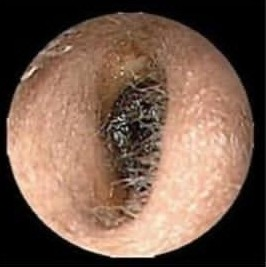
#> input picture backend/data/otoscope_reference/cerumen_impaction/cerumen_impaction_2611dda6_00.jpg, 266 x 267 px
$ python -i extract_otoscope_reference.py   (imports and definitions only)
#> lines starting #> are read from the running program, lines starting #| are printed output that depends on the picture; after the words box and inside, x2 and y2 are one past the last pixel; in counts of white or black regions, pixels touching at a corner belong together
#> further down, picture is the input picture: shape (267, 266, 3); mean B, G, R 76.3, 91.5, 117.9
"""Extract the labelled otoscopy reference set from 'Otoscopic evaluation.docx'.

The reference document pairs a caption with the images that follow it, and
most of those images are montages: a grid of six or four individual otoscope
views pasted into one picture. Treating a montage as a single training example
throws away most of the data, so this script splits each montage into its
constituent views by finding the black gutters between panels.

Labels come from the document itself, verified visually:

    normal                 clear canal, pearly grey TM, cone of light present
    cerumen_impaction      wax occluding the canal
    otitis_media           red, bulging TM with effusion
    retraction             retracted TM, Eustachian tube dysfunction
    perforation_marginal   perforation touching the annulus
    perforation_central    perforation surrounded by remnant TM
    perforation_attic      pars flaccida defect, cholesteatoma risk
    tumor                  mass in the canal or middle ear

Run:  python -m scripts.extract_otoscope_reference <path-to-docx>
"""
from __future__ import annotations

import hashlib
import re
import shutil
import sys
import zipfile
from pathlib import Path

import cv2
import numpy as np

DEST = Path(__file__).resolve().parents[1] / "data" / "otoscope_reference"

# Caption-before-image ordering, read from the document and confirmed by eye.
LABELS = {
    "normal": ["image1.jpeg", "image2.jpg", "image4.jpg", "image5.jpg",
               "image6.jpg", "image8.jpg", "image9.jpg", "image11.jpg"],
    "cerumen_impaction": ["image12.jpg", "image13.jpg"],
    "otitis_media": ["image14.jpg", "image15.jpg"],
    "retraction": ["image16.jpg", "image17.jpg"],
    "perforation_marginal": ["image18.jpg", "image19.jpg"],
    "perforation_central": ["image20.jpg", "image21.jpg"],
    "perforation_attic": ["image22.jpg", "image23.jpg"],
    "tumor": ["image24.jpg", "image25.jpg"],
}

#: A panel smaller than this fraction of the montage is a caption or artefact.
MIN_PANEL_FRACTION = 0.04
#: Otoscope views are round; anything far from square is a strip, not a view.
MAX_ASPECT = 2.2

#: Views are stored at this maximum edge, as JPEG. The model resamples to 256
#: pixels regardless, so full-resolution lossless copies buy nothing and cost
#: 33 MB in the repository — this keeps the whole atlas near 2 MB while
#: staying comfortably above what any descriptor here reads.
MAX_EDGE = 512
JPEG_QUALITY = 90


def split_montage(image: np.ndarray) -> list[np.ndarray]:
    """Split a montage into panels, or return the whole image if it is one view.

    Panels in these figures sit on white or black backgrounds with clear
    gutters. Thresholding to "content vs background" and taking connected
    components recovers them without assuming a fixed grid.
    """
    h, w = image.shape[:2]
#> h = 267; w = 266
    grey = cv2.cvtColor(image, cv2.COLOR_BGR2GRAY)
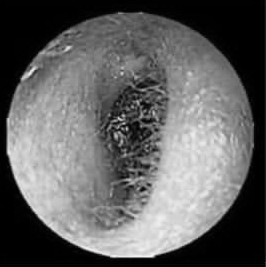
#> grey: shape (267, 266); min 0, max 250, mean 97.7

    # Content is anything that is neither near-black gutter nor near-white page.
    content = ((grey > 18) & (grey < 242)).astype(np.uint8) * 255
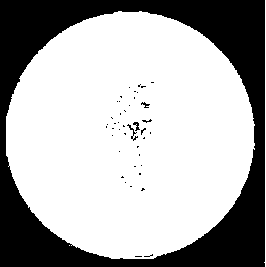
#> content: shape (267, 266); 68.3% white; 43 black regions (39 under 20 px), largest, box (x1, y1, x2, y2) and area: (0, 0, 265, 267) 22309, (127, 124, 138, 141) 43, (133, 122, 140, 131) 31, (141, 102, 150, 108) 25
    content = cv2.morphologyEx(
        content, cv2.MORPH_CLOSE,
        cv2.getStructuringElement(cv2.MORPH_ELLIPSE, (max(3, w // 60),) * 2))
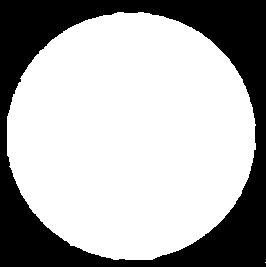
#> content: shape (267, 266); 68.2% white; 1 black region, box (x1, y1, x2, y2) and area: (0, 0, 266, 267) 22563

    n, _, stats, _ = cv2.connectedComponentsWithStats(content)
#> n = 3; stats = [[0, 0, 266, 267, 22563], [7, 12, 249, 248, 48458], [265, 262, 1, 1, 1]]
    panels = []
    for i in range(1, n):
        x, y, pw, ph, area = stats[i]
        if area < MIN_PANEL_FRACTION * h * w:
            continue
        if pw == 0 or ph == 0:
            continue
        if max(pw / ph, ph / pw) > MAX_ASPECT:
            continue
        pad = 2
        panels.append(image[max(0, y + pad):y + ph - pad,
                            max(0, x + pad):x + pw - pad])
#> this loop made 2 passes
#> after the loop, panels = 1 item

    # One huge component means the picture is already a single otoscope view.
    if len(panels) <= 1:
        return [image]
    return [p for p in panels if p.size and min(p.shape[:2]) >= 64]


# [62 lines left out: functions downscale, main, not called in this run]


# [3 lines not run here, left out]

>>> import cv2
>>> picture = cv2.imread('../data/otoscope_reference/cerumen_impaction/cerumen_impaction_2611dda6_00.jpg')
>>> result = split_montage(picture)
#> result = 1 item

$ run again, on backend/data/otoscope_reference/otitis_media/otitis_media_a989a666_00.jpg
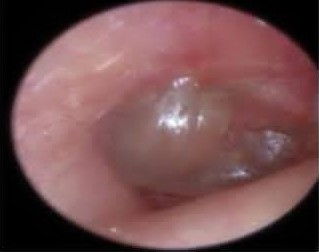
#> input picture backend/data/otoscope_reference/otitis_media/otitis_media_a989a666_00.jpg, 319 x 252 px
#> picture is the input picture: shape (252, 319, 3); mean B, G, R 81.5, 80.1, 117.3
#> in split_montage, `grey = cv2.cvtColor(image, cv2.COLOR_BGR2GRAY)`:
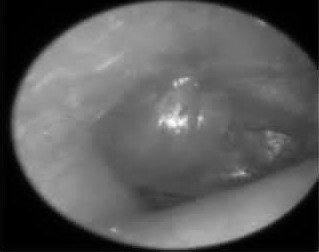
#> grey: shape (252, 319); min 0, max 255, mean 91.4
#> in split_montage, `content = cv2.morphologyEx( content, cv2.MORPH_CLOSE, cv2.getStructuri..`:
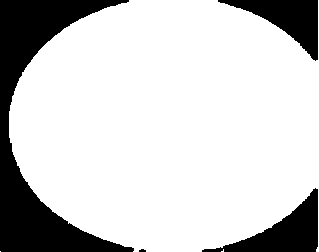
#> content: shape (252, 319); 80.1% white; 4 black regions (1 under 20 px), largest, box (x1, y1, x2, y2) and area: (0, 0, 134, 252) 10759, (202, 188, 318, 252) 2770, (218, 0, 318, 61) 2489
#> n = 4; stats = [[0, 0, 318, 252, 16035], [9, 0, 310, 252, 64347], [221, 249, 3, 3, 5], [0, 251, 1, 1, 1]]
#> the loop in split_montage, `for i in range(1, n):` made 3 passes
#> after the loop in split_montage, `for i in range(1, n):`: panels = 1 item
